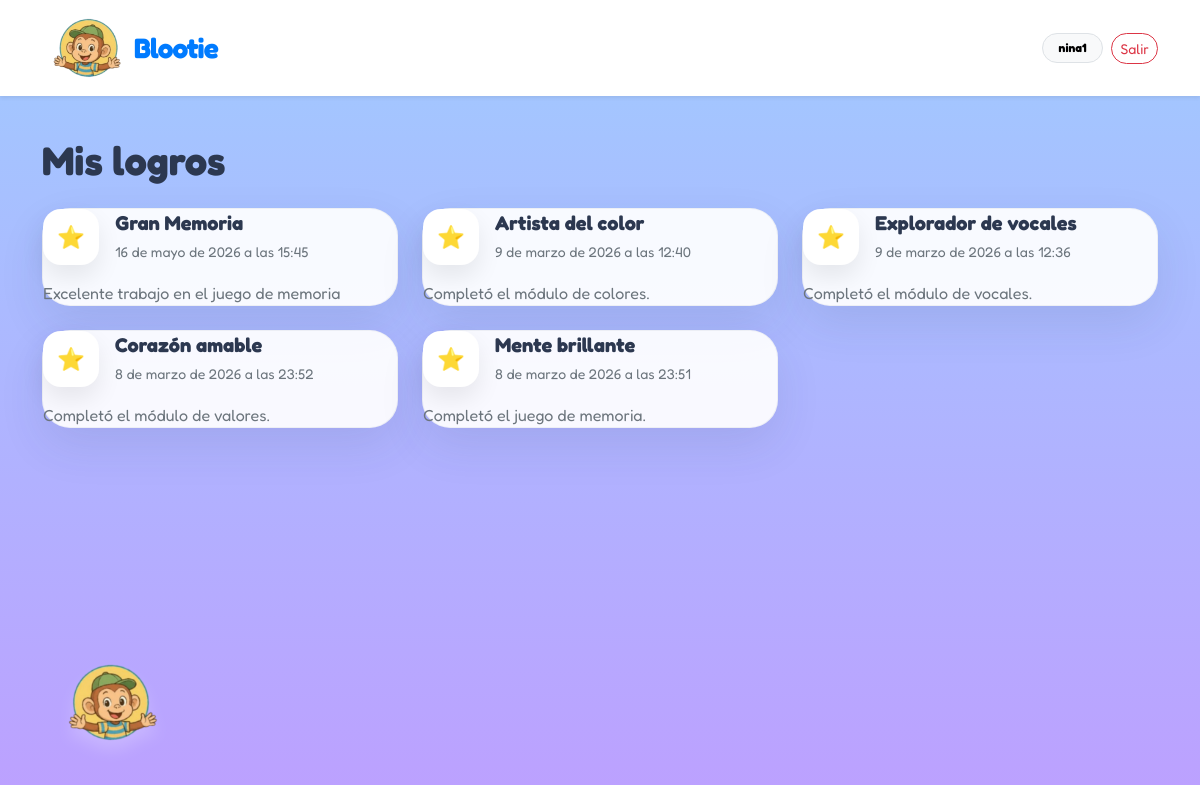
The app's page /estudiante-panel/logros/ (signed in) with its own data.
### blootie_app/models.py (models this page shows, shortened)
class Logro(models.Model):
    usuario = models.ForeignKey(User, on_delete=models.CASCADE, related_name='logros')
    nombre = models.CharField(max_length=120)
    descripcion = models.CharField(max_length=255, blank=True)
    icono = models.CharField(max_length=10, default='🏆')
    fecha_creacion = models.DateTimeField(auto_now_add=True)

### blootie_app/views.py (the view)
# urls.py: path('estudiante-panel/logros/', views.student_achievements, name='student_achievements'),
@login_required
def student_achievements(request):
    if not require_role(request.user, ['estudiante', 'profesor', 'admin']):
        return HttpResponseForbidden('Acceso denegado.')
    return render(request, 'student/achievements.html', {'logros': Logro.objects.filter(usuario=request.user).order_by('-id')})

### blootie_app/views.py (called while the page is built)
def require_role(user, allowed):
    if user.is_superuser:
        return True
    username = user.username.lower()
    if username.startswith('profe'):
        role = 'profesor'
    else:
        role = 'estudiante'
    return role in allowed

### templates/student/achievements.html
{% extends 'base.html' %}
{% block content %}
<div class="container py-4">
  <h1 class="fw-bold mb-4">Mis logros</h1>
  <div class="row g-4">
    {% if logros %}
      {% for l in logros %}
      <div class="col-md-6 col-xl-4"><div class="panel-card h-100"><div class="d-flex align-items-center gap-3 mb-3"><div class="lesson-emoji small-emoji">⭐</div><div><h5 class="fw-bold mb-1">{{ l.nombre }}</h5><small class="text-secondary">{{ l.fecha_creacion }}</small></div></div><p class="text-secondary mb-0">{{ l.descripcion }}</p></div></div>
      {% endfor %}
    {% else %}
      <div class="col-12"><div class="panel-card">Aún no tienes logros.</div></div>
    {% endif %}
  </div>
</div>
{% endblock %}

### templates/base.html (shortened to what this page needs)
{% load static %}
<!doctype html>
<html lang="es">
<head>
  <link href="https://cdn.jsdelivr.net/npm/bootstrap@5.3.3/dist/css/bootstrap.min.css" rel="stylesheet">
  <link href="https://cdn.jsdelivr.net/npm/bootstrap-icons@1.11.3/font/bootstrap-icons.css" rel="stylesheet">
  <link rel="stylesheet" href="{% static 'css/app.css' %}">
  <link rel="stylesheet" href="https://cdn.jsdelivr.net/npm/bootstrap-icons@1.11.3/font/bootstrap-icons.min.css">
</head>
<body>
<nav class="navbar navbar-expand-lg navbar-light bg-white shadow-sm sticky-top">
  <div class="container">
    <a class="navbar-brand fw-bold d-flex align-items-center gap-2" href="{% url 'home' %}" style="color: #007bff;">
      <img src="{% static 'img/logo_blootie.png' %}" alt="Logo Blootie" style="max-height: 70px; width: auto;">
      <span class="fs-3" style="letter-spacing: -1px;">Blootie</span>
    </a>
    <div class="ms-auto d-flex align-items-center gap-2 flex-wrap">
      {% if request.user.is_authenticated %}
      <span class="badge rounded-pill text-bg-light border px-3 py-2">{{ request.user.username }}</span>
      <a class="btn btn-sm btn-outline-danger rounded-pill" href="{% url 'logout' %}">Salir</a>
      {% else %}
      <a class="btn btn-sm btn-primary rounded-pill px-4" href="{% url 'login' %}">Entrar</a>
      {% endif %}
    </div>
  </div>
</nav>
{% block content %}{% endblock %}
<div id="blootie-world">
    <div id="blootie-character" class="blootie-sprite" onclick="interactWithMico()">
        <div class="mico-container walking-animation">
            <img src="{% static 'img/logo_blootie.png' %}" class="mico-avatar" alt="Blootie">
        </div>
    </div>
</div>
</body>
</html>

### static/css/app.css (style rules this page uses)
html, body, h1, h2, h3, h4, h5, h6, p, a, span, button { font-family: 'Fredoka', sans-serif !important; }
body { background: radial-gradient(circle at top left, rgba(255, 152, 203, .28), transparent 18%), radial-gradient(circle at top right, rgba(111, 197, 255, .25), transparent 22%), linear-gradient(180deg, #fffdf7 0%, #f7fbff 55%, #fff8fd 100%); min-height: 100vh; color: #2c3850; margin: 0; padding: 0; font-family: 'Poppins', sans-serif; }
.hero-panel, .auth-panel, .panel-card, .showcase-card, .lesson-shell, .module-tile, .stat-box { background: rgba(255, 255, 255, .92); border: 1px solid rgba(30, 41, 59, .05); box-shadow: 0 18px 45px rgba(37, 54, 88, .10); border-radius: 28px; }
body { margin: 0; padding: 0; }
.lesson-emoji, .small-emoji { width: 74px; height: 74px; border-radius: 24px; background: #fff; display: flex; align-items: center; justify-content: center; font-size: 2rem; box-shadow: 0 12px 24px rgba(0, 0, 0, .08); }
.small-emoji { width: 56px; height: 56px; font-size: 1.4rem; border-radius: 18px; }
body { margin: 0; padding: 0; font-family: 'Poppins', sans-serif; background: linear-gradient( rgba(120, 180, 255, 0.7), rgba(160, 120, 255, 0.7) ), url('/static/img/fondo_blootie.png'); background-size: cover; background-position: center; background-repeat: no-repeat; }

### templates/base.html (style rules this page uses)
#blootie-world { position: fixed; bottom: 0; left: 0; width: 100%; height: 250px; z-index: 10000; pointer-events: none; overflow: visible; }
.blootie-sprite { position: absolute; bottom: 40px; left: 50%; width: 115px; height: 115px; transition: left 4s linear, transform 0.3s ease; pointer-events: auto; cursor: pointer; display: flex; flex-direction: column; align-items: center; justify-content: center; }
.mico-container { width: 110px; height: 110px; background: transparent; display: flex; align-items: center; justify-content: center; overflow: visible; }
.mico-avatar { width: 100%; height: 100%; object-fit: contain; filter: drop-shadow(0 10px 8px rgba(255, 255, 255, 0.2)); }
.walking-animation { animation: walking-bounce 0.6s ease-in-out infinite; }
.look-left { transform: scaleX(-1); }

### records on screen
Logro: nombre "Gran Memoria", fecha_creacion "16 de mayo de 2026 a las 15:45", descripcion "Excelente trabajo en el juego de memoria"
Logro: nombre "Artista del color", fecha_creacion "9 de marzo de 2026 a las 12:40", descripcion "Completó el módulo de colores."
Logro: nombre "Explorador de vocales", fecha_creacion "9 de marzo de 2026 a las 12:36", descripcion "Completó el módulo de vocales."
Logro: nombre "Corazón amable", fecha_creacion "8 de marzo de 2026 a las 23:52", descripcion "Completó el módulo de valores."
Logro: nombre "Mente brillante", fecha_creacion "8 de marzo de 2026 a las 23:51", descripcion "Completó el juego de memoria."

### other values on screen
{{ request.user.username }} "nina1"
